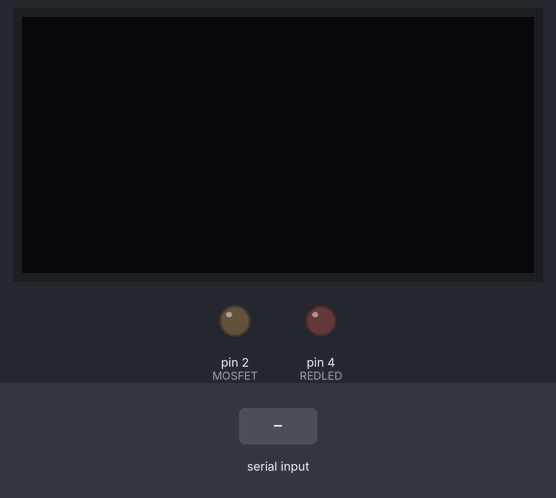
Recording of a sketch running on a simulated Arduino Uno, built with avr-gcc and run on an emulated ATmega328P. Shown: 128×64 one-colour display, output pins drawn as LEDs (lit = HIGH). Inputs (shaded band) come from the test bench. What the sketch prints to the serial monitor is not drawn.

Above: at 2.2 s.
2.3 s: "1" received over Serial
At 3.1 s:
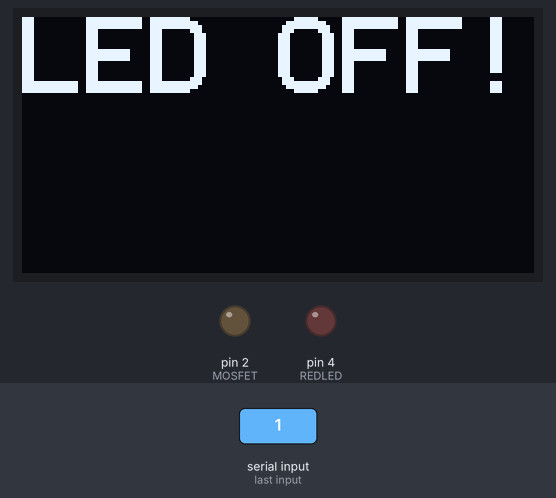
3.9 s: byte 255 (255) received over Serial
At 4.8 s:
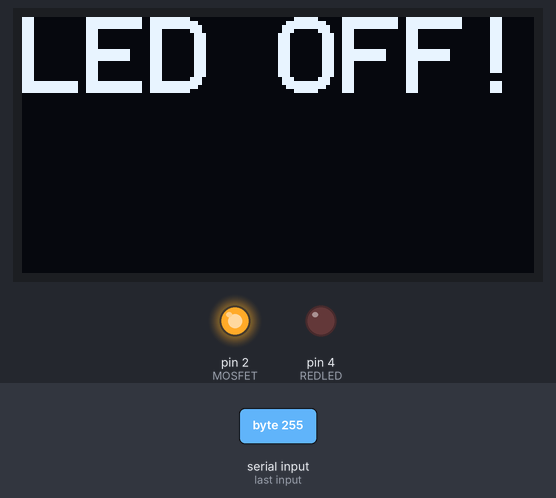
5.4 s: "0" received over Serial
At 6.7 s:
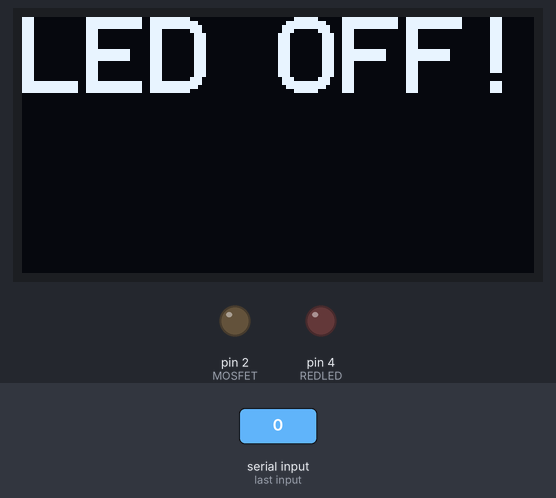
Timing chart, 0 to 8.4 s (numbered marks = the images above; inputs shaded):
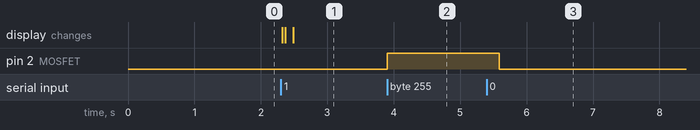

Measured:
- after the input at 2.3 s, the display: first changes at once (image 1 shows a later state)
- after the input at 3.9 s, pin 2 (MOSFET): LOW → HIGH at once
- after the input at 5.4 s, pin 2 (MOSFET): HIGH → LOW after 0.19 s

The sketch:

minorProject_sketch.ino
```cpp
/******************************************
 * Name: Nikhil Nambiar Chengat
 * ID: 217783606
 * Course: EECS 1021
 * Minor Project: Self Watering System
 ******************************************/

#include <Arduino.h>
#include <U8x8lib.h>

#define MOSFET 2
#define REDLED 4
#define MOISTURE A0
#define WET_THRESH 550

auto display = U8X8_SSD1306_128X64_NONAME_HW_I2C(U8X8_PIN_NONE);

void setup() {
  Serial.begin(9600);

  display.begin();
  display.setFlipMode(0);
  display.clearDisplay();

  pinMode(MOSFET, OUTPUT); // Sets the D2 pin (MOSFET + Pump) to output
  pinMode(REDLED, OUTPUT); // Sets the D4 pin (LED) to output
  sendMoistureSensorData();
}

void sendMoistureSensorData() {
  const auto value = analogRead(A0);
  const byte data[] = {0, 0, highByte(value), lowByte(value)};

  Serial.write(data, 4); // send 0,0, "high byte", "low byte"
  Serial.println(); // send "newline"
  delay(1000);
}

void loop() {
  //sendMoistureSensorData(); //to be added

  display.setFont(u8x8_font_profont29_2x3_r);
  display.setCursor(0, 0);
  if (!Serial.available()) {
    return;
  }

  const auto receivedData = Serial.read();

  char buf[16];
  sprintf(buf, "%03d", receivedData);

  if (receivedData < 100) {
    display.print("LED OFF!");
    digitalWrite(MOSFET, LOW);
    digitalWrite(REDLED, LOW);
  }
  else if (receivedData == 255) {
    digitalWrite(MOSFET, HIGH);

  }
  else {
    display.print("LED ON!");
    digitalWrite(REDLED, HIGH);
    digitalWrite(MOSFET, LOW);
  }

}
```
